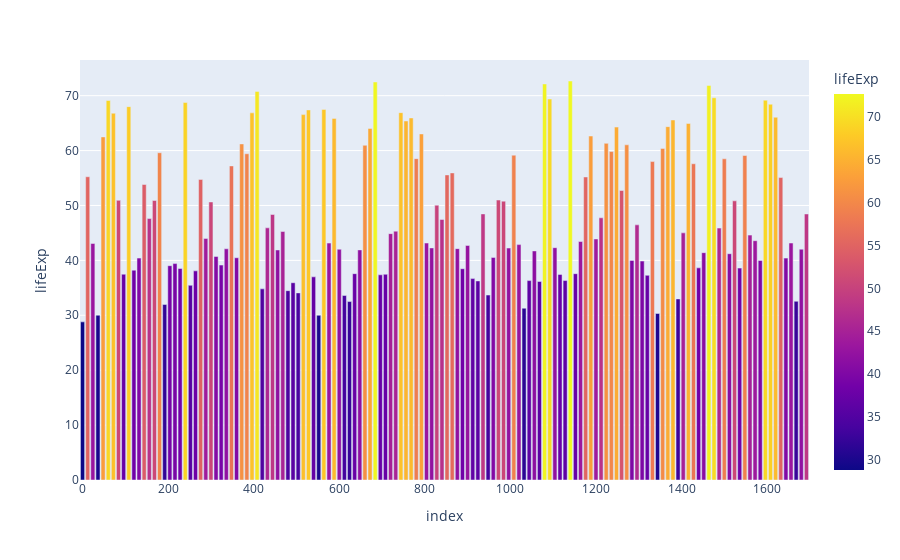

The notebook cell this image was saved under:
### Code cell
px.bar(line2, y="lifeExp", color="lifeExp", hover_name="country")

### Figure 1 — Plotly figure (JSON) as saved in the notebook; plotly's stock layout.template omitted (floating-point values rounded to 4 significant figures; data arrays with more than 128 entries replaced by an {"elided": "..."} marker saying what was removed)
{"data": [{"alignmentgroup": "True", "hovertemplate": "<b>%{hovertext}</b><br><br>index=%{x}<br>lifeExp=%{marker.color}<extra></extra>", "hovertext": {"elided": "142 str values"}, "legendgroup": "", "marker": {"color": {"elided": "142 float values"}, "coloraxis": "coloraxis", "pattern": {"shape": ""}}, "name": "", "offsetgroup": "", "orientation": "v", "showlegend": false, "textposition": "auto", "type": "bar", "x": {"elided": "142 int values"}, "xaxis": "x", "y": {"elided": "142 float values"}, "yaxis": "y"}], "layout": {"barmode": "relative", "coloraxis": {"colorbar": {"title": {"text": "lifeExp"}}, "colorscale": [[0, "#0d0887"], [0.1111, "#46039f"], [0.2222, "#7201a8"], [0.3333, "#9c179e"], [0.4444, "#bd3786"], [0.5556, "#d8576b"], [0.6667, "#ed7953"], [0.7778, "#fb9f3a"], [0.8889, "#fdca26"], [1, "#f0f921"]]}, "legend": {"tracegroupgap": 0}, "margin": {"t": 60}, "xaxis": {"anchor": "y", "domain": [0, 1], "title": {"text": "index"}}, "yaxis": {"anchor": "x", "domain": [0, 1], "title": {"text": "lifeExp"}}}}
